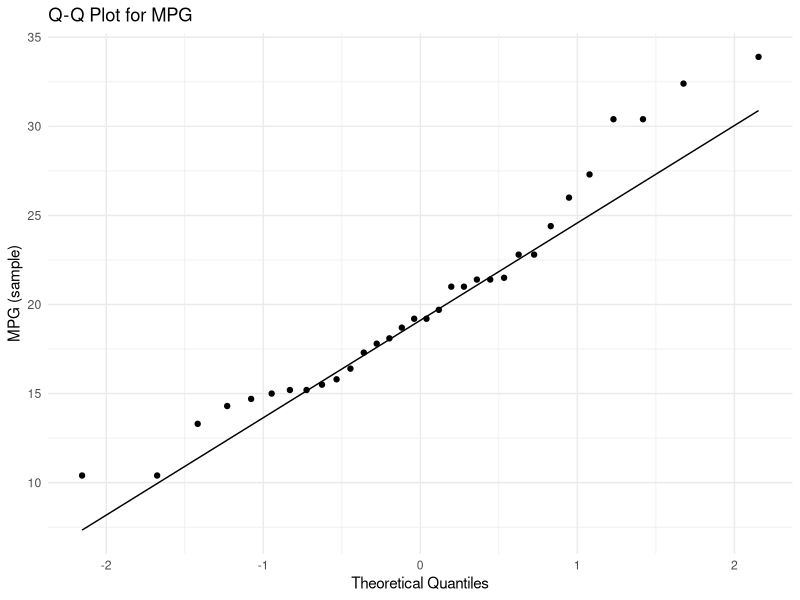

The R source for this figure:
data()
mtcars

cor.test(mtcars$hp,mtcars$mpg,method="pearson")

library(ggplot2)

ggplot(data=mtcars,aes(sample=mpg))+
  stat_qq()+
  stat_qq_line()+
  labs(title = "Q-Q Plot for MPG",
       x = "Theoretical Quantiles",
       y = "MPG (sample)")+
  theme_minimal()
